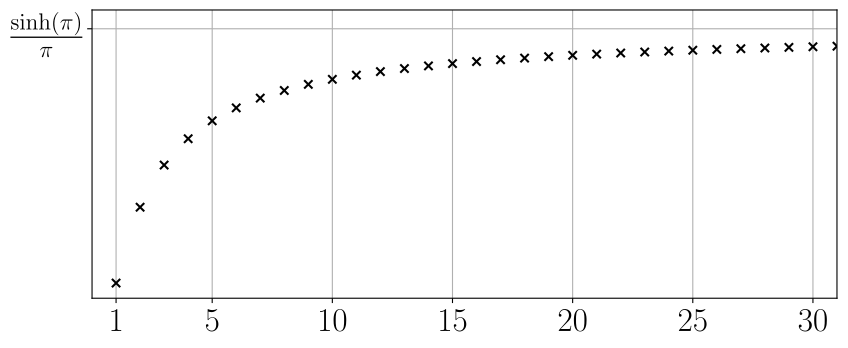

Write Python code to recreate this figure.
import numpy as np, matplotlib.pyplot as plt
from matplotlib import rcParams
from pathlib import Path

rcParams['font.size'] = 24
rcParams['text.usetex'] = True

fig = plt.figure(figsize=(9,4))
ax = fig.add_subplot()

n = np.arange(1, 33)
a_n = [2]
for j in range(2, 33):
    a_n.append(a_n[-1] * (1 + 1 / j**2))

ax.grid()
ax.set_axisbelow(True)
ax.scatter(n, a_n, color='black', marker='x')

ax.set_xlim(0, 31)
ax.set_ylim(1.9, 3.8)
ax.set_xticks(ticks=[1, 5, 10, 15, 20, 25, 30])
ax.set_yticks(ticks=[np.sinh(np.pi) / np.pi], labels=[r'$\frac{\sinh (\pi)}{\pi}$'])

plt.tight_layout()

plt.savefig(Path(__file__).with_suffix('.pdf'), format="pdf", bbox_inches="tight")
#plt.show()
